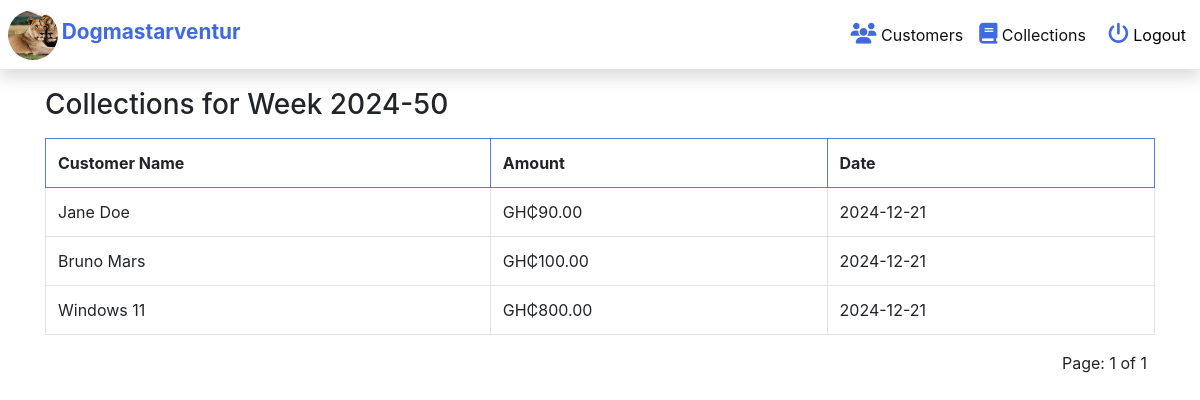
/weekly-collection/2024-50/ (signed in), run on the app's committed database.
### savings/models.py (models this page shows, shortened)
class Collection(models.Model):
    worker = models.ForeignKey(Worker, on_delete=models.CASCADE)
    customer = models.ForeignKey(Customer, on_delete=models.CASCADE)
    amount = models.DecimalField(max_digits=10, decimal_places=2)
    date = models.DateTimeField(auto_now_add=True)  # Changed to DateTimeField

class Customer(models.Model):
    name = models.CharField(max_length=150, default='name')
    next_of_kin = models.CharField(max_length=100, default='next_of_kin')
    balance = models.DecimalField(max_digits=10, decimal_places=2, default=0.0)
    customer_image = models.ImageField(
        upload_to='media_file', default='default.jpg')

### savings/views.py (the view)
class WeeklyCollectionDetailView(LoginRequiredMixin, View):
    def get(self, request, week, *args, **kwargs):
        context = {
            'collections': [],
            'week': week,
            'page_obj': None,
        }
        try:
            worker = Worker.objects.get(user=request.user)
            start_of_week = datetime.strptime(week + "-1", "%Y-%U-%w")
            end_of_week = start_of_week + \
                timedelta(days=6)  # End of the week (Sunday)
            collections = Collection.objects.filter(
                worker=worker,
                date__gte=start_of_week,
                date__lte=end_of_week
            )
            paginator = Paginator(collections, 5)  # 5 collections per page
            page_number = request.GET.get('page')
            page_obj = paginator.get_page(page_number)
            context.update({
                'collections': collections,
                'week': week,
                'page_obj': page_obj
            })
        except Worker.DoesNotExist:
            context['error_message'] = "You are not assigned as a worker in the system."
        return render(request, 'savings/weekly_collection_detail.html', context)

### templates/savings/weekly_collection_detail.html (shortened to what this page needs)
{% extends 'base.html' %}
{% block content %}
<div class="container mt-5">
    <h3>Collections for Week {{ week }}</h3>
    <table class="table table-bordered card__border mt-3">
        <thead>
            <tr>
                <th>Customer Name</th>
                <th>Amount</th>
                <th>Date</th>
            </tr>
        </thead>
        <tbody>
            {% for collection in page_obj %}
            <tr>
                <td>{{ collection.customer.name }}</td>
                <td>GH₵{{ collection.amount }}</td>
                <td>{{ collection.date|date:"Y-m-d" }}</td>
            </tr>
            {% empty %}
            <tr>
                <td colspan="3" class="text-center">No collections available for this week</td>
            </tr>
            {% endfor %}
        </tbody>
    </table>
    <div class="pagination">
        <span class="mr-2">Page: {{ page_obj.number }} of {{ page_obj.paginator.num_pages }}</span>
    </div>
</div>
{% endblock %}

### static/css/global.css (style rules this page uses)
body, h1, h2, h3, h4, h5, h6, p, ul, ol, li { margin: 0; padding: 0; }
:root { --primary-color: #4169e1; --primary-background: #4169e1e1; --border-color: #007bff40; --primary-color-light: #7a8589; --text-color: #4444; }
body { font-family: "Poppins", sans-serif; font-weight: 300; font-size: 14px; line-height: 1.5; overflow-x: hidden; }
.card__border { border-color: var(--primary-color) !important; }
.table thead th { border-bottom: 1px solid var(--primary-background) !important; border-color: var(--primary-background) !important; }
tr { border-color: var(--primary-background) !important; }
.table-bordered { border: 1px solid var(--primary-background) !important; }

### static/css/worker_dashboard.css (style rules this page uses)
.pagination { float: right; }

### data on the page
Collection: customer.name "Jane Doe", amount "90.00", date "2024-12-21"
Collection: customer.name "Bruno Mars", amount "100.00", date "2024-12-21"
Collection: customer.name "Windows 11", amount "800.00", date "2024-12-21"

### other printed values
{{ week }} "2024-50"
{{ page_obj.number }} "1"
{{ page_obj.paginator.num_pages }} "1"
